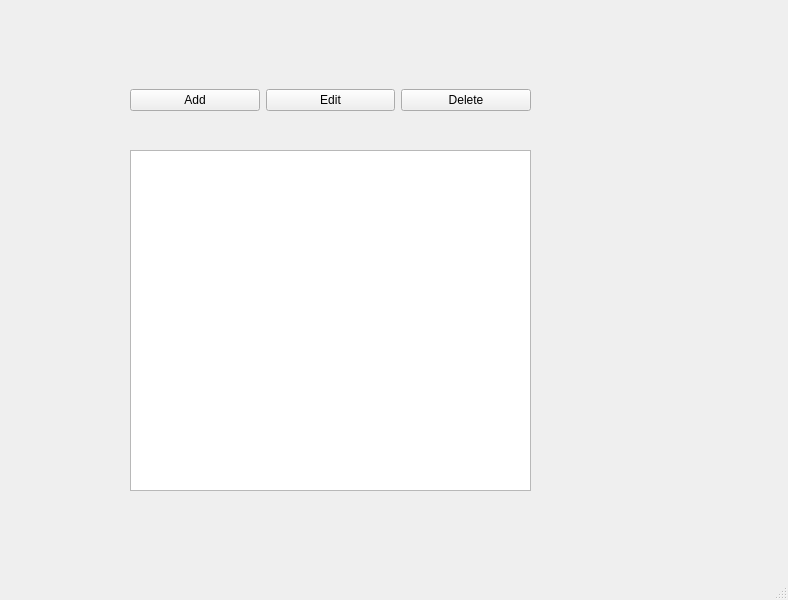
<?xml version="1.0" encoding="UTF-8"?>
<ui version="4.0">
 <class>MainWindow</class>
 <widget class="QMainWindow" name="MainWindow">
  <property name="geometry">
   <rect>
    <x>0</x>
    <y>0</y>
    <width>788</width>
    <height>600</height>
   </rect>
  </property>
  <property name="windowTitle">
   <string>MainWindow</string>
  </property>
  <widget class="QWidget" name="centralwidget">
   <widget class="QListWidget" name="movieList">
    <property name="geometry">
     <rect>
      <x>130</x>
      <y>150</y>
      <width>401</width>
      <height>341</height>
     </rect>
    </property>
   </widget>
   <widget class="QWidget" name="horizontalLayoutWidget">
    <property name="geometry">
     <rect>
      <x>130</x>
      <y>60</y>
      <width>401</width>
      <height>80</height>
     </rect>
    </property>
    <layout class="QHBoxLayout" name="horizontalLayout">
     <item>
      <widget class="QPushButton" name="addButton">
       <property name="text">
        <string>Add</string>
       </property>
      </widget>
     </item>
     <item>
      <widget class="QPushButton" name="editButton">
       <property name="text">
        <string>Edit</string>
       </property>
      </widget>
     </item>
     <item>
      <widget class="QPushButton" name="deleteButton">
       <property name="text">
        <string>Delete</string>
       </property>
      </widget>
     </item>
    </layout>
   </widget>
  </widget>
  <widget class="QMenuBar" name="menubar">
   <property name="geometry">
    <rect>
     <x>0</x>
     <y>0</y>
     <width>788</width>
     <height>18</height>
    </rect>
   </property>
  </widget>
  <widget class="QStatusBar" name="statusbar"/>
 </widget>
 <resources/>
 <connections/>
</ui>
